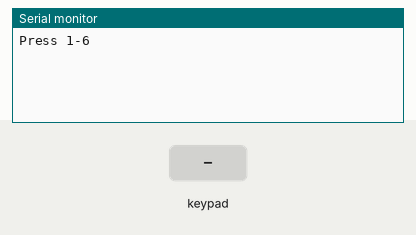
Recording of a sketch running on a simulated Arduino Uno, built with avr-gcc and run on an emulated ATmega328P. Shown: the last lines printed to the serial monitor. Inputs (shaded band) come from the test bench.

Above: at 1.2 s.
1.3 s: key '1' pressed
At 2.2 s:
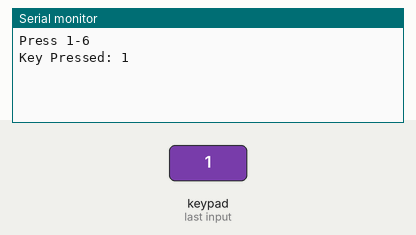
4.3 s: keypad keys 9 8 7 6 pressed 0.4 s apart
At 4.57 s:
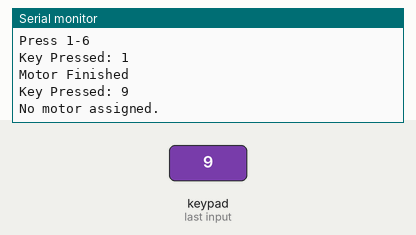
7.4 s: key 'A' pressed
At 8.5 s:
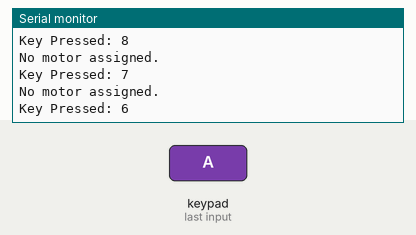
10.4 s: key 'B' pressed
13.1 s: key 'C' pressed
At 14.3 s:
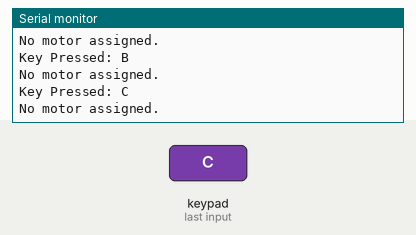
14.6 s: key '*' pressed
At 15.5 s:
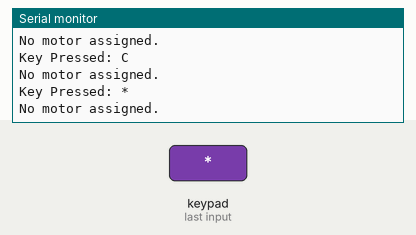
Timing chart, 0 to 17.1 s (numbered marks = the images above; inputs shaded):
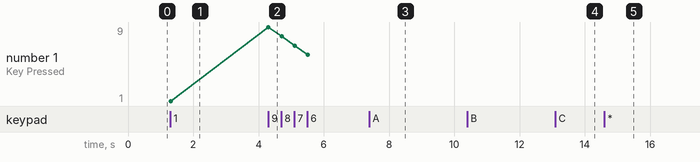

The sketch:

mocktail-machine.ino
```cpp
#include <Keypad.h>

// ----------------------
// Keypad Setup
// ----------------------
const byte ROWS = 4;
const byte COLS = 4;

char keys[ROWS][COLS] = {
  {'1','2','3','A'},
  {'4','5','6','B'},
  {'7','8','9','C'},
  {'*','0','#','D'}
};

byte rowPins[ROWS] = {9, 8, 7, 6};
byte colPins[COLS] = {5, 4, 3, 2};

Keypad keypad = Keypad(makeKeymap(keys), rowPins, colPins, ROWS, COLS);

// ----------------------
// Motor Pins
// ----------------------

// Motor 1
const int M1_IN1 = 22;
const int M1_IN2 = 23;

// Motor 2
const int M2_IN1 = 24;
const int M2_IN2 = 25;

// Motor 3
const int M3_IN1 = 26;
const int M3_IN2 = 27;

// Motor 4
const int M4_IN1 = 28;
const int M4_IN2 = 29;

// Motor 5
const int M5_IN1 = 30;
const int M5_IN2 = 31;

// Motor 6
const int M6_IN1 = 32;
const int M6_IN2 = 33;

// Rotation Times (milliseconds)
unsigned long motorTime[6] = {
  2000,   // Motor 1
  3000,   // Motor 2
  5000,   // Motor 3
  1000,   // Motor 4
  4000,   // Motor 5
  6000    // Motor 6
};

void setup() {
  Serial.begin(9600);

  for(int i=22;i<=33;i++){
    pinMode(i,OUTPUT);
    digitalWrite(i,LOW);
  }

  Serial.println("Press 1-6");
}

void loop() {

  char key = keypad.getKey();

  if(key){

    Serial.print("Key Pressed: ");
    Serial.println(key);

    switch(key){

      case '1':
        runMotor(M1_IN1, M1_IN2, motorTime[0]);
        break;

      case '2':
        runMotor(M2_IN1, M2_IN2, motorTime[1]);
        break;

      case '3':
        runMotor(M3_IN1, M3_IN2, motorTime[2]);
        break;

      case '4':
        runMotor(M4_IN1, M4_IN2, motorTime[3]);
        break;

      case '5':
        runMotor(M5_IN1, M5_IN2, motorTime[4]);
        break;

      case '6':
        runMotor(M6_IN1, M6_IN2, motorTime[5]);
        break;

      default:
        Serial.println("No motor assigned.");
    }
  }
}

// ----------------------
// Motor Function
// ----------------------
void runMotor(int in1, int in2, unsigned long runtime){

  // Forward
  digitalWrite(in1, HIGH);
  digitalWrite(in2, LOW);

  delay(runtime);

  // Stop
  digitalWrite(in1, LOW);
  digitalWrite(in2, LOW);

  Serial.println("Motor Finished");
}
```

Measured:
- after the input at 1.3 s, the serial monitor: prints a new line at once (image 1)
- after the input at 4.3 s, the serial monitor: prints a new line at once (image 2)
- after the input at 13.1 s, the serial monitor: prints a new line at once (image 4)
- after the input at 14.6 s, the serial monitor: prints a new line at once (image 5)
- plotted number 1: 1 → 6 after the input at 4.3 s
